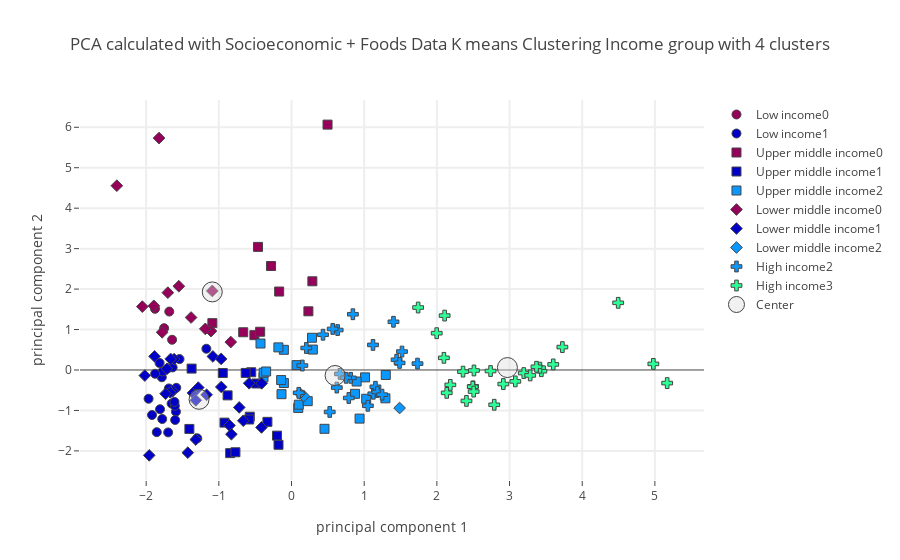

Source (notebook cell):
### Code cell
plot_plotly(socio_pca_dropped_df,"Income group",income_centers_socio,4,"Socioeconomic + Foods",'')

### Figure 1 — Plotly figure (JSON) as saved in the notebook; plotly's stock layout.template omitted (floating-point values rounded to 4 significant figures)
{"data": [{"marker": {"color": "rgb(150,0,90)", "line": {"width": 1}, "size": 9, "symbol": 0}, "mode": "markers", "name": "Low income0", "text": ["Haiti", "Rwanda", "Sierra Leone", "Uganda"], "type": "scatter", "uid": "61ceaae9-eb5e-44ab-8ddd-72df94b59d7c", "x": [-1.753, -1.878, -1.643, -1.682], "y": [1.034, 1.513, 0.7478, 1.444]}, {"marker": {"color": "rgb(0,0,200)", "line": {"width": 1}, "size": 9, "symbol": 0}, "mode": "markers", "name": "Low income1", "text": ["Afghanistan", "Benin", "Burkina Faso", "Central African Republic", "Chad", "Ethiopia", "Gambia", "Guinea", "Guinea-Bissau", "Liberia", "Madagascar", "Malawi", "Mali", "Mozambique", "Nepal", "Niger", "Senegal", "Tajikistan", "Togo", "United Republic of Tanzania", "Yemen", "Zimbabwe"], "type": "scatter", "uid": "6821f55a-233b-4ce1-a735-485dc7b8f3e2", "x": [-1.697, -1.541, -1.854, -1.171, -1.809, -1.92, -1.65, -1.784, -1.815, -1.7, -1.688, -1.967, -1.297, -1.772, -1.779, -1.59, -1.585, -1.605, -1.877, -1.635, -1.601, -1.61], "y": [-1.543, 0.2693, -1.537, 0.5252, -0.97, -1.113, -0.8311, -0.1804, 0.1723, 0.04394, -0.4558, -0.7106, -1.688, -0.03611, -1.212, -1.03, -0.4406, -0.8857, -0.09294, 0.06345, -1.236, -0.7892]}, {"marker": {"color": "rgb(10,152,255)", "line": {"width": 1}, "size": 9, "symbol": 0}, "mode": "markers", "name": "Low income2", "text": [], "type": "scatter", "uid": "121a36fb-fb27-4fd0-a24e-16379476f33a", "x": [], "y": []}, {"marker": {"color": "rgb(44,255,150)", "line": {"width": 1}, "size": 9, "symbol": 0}, "mode": "markers", "name": "Low income3", "text": [], "type": "scatter", "uid": "40394d08-1f4c-41ec-afec-992563fbf608", "x": [], "y": []}, {"marker": {"color": "rgb(150,0,90)", "line": {"width": 1}, "size": 9, "symbol": 1}, "mode": "markers", "name": "Upper middle income0", "text": ["Dominica", "Dominican Republic", "Fiji", "Grenada", "Jamaica", "Malaysia", "Maldives", "Saint Lucia", "Samoa", "Thailand"], "type": "scatter", "uid": "d37faddf-418b-4096-a9ce-6444694ad9ab", "x": [-0.2816, -0.5108, -0.6646, -0.1699, -0.4315, -0.4608, 0.4958, 0.2324, 0.2869, -1.089], "y": [2.571, 0.861, 0.9326, 1.939, 0.9456, 3.043, 6.065, 1.451, 2.193, 1.158]}, {"marker": {"color": "rgb(0,0,200)", "line": {"width": 1}, "size": 9, "symbol": 1}, "mode": "markers", "name": "Upper middle income1", "text": ["Algeria", "Azerbaijan", "Belize", "Bosnia and Herzegovina", "Botswana", "Cuba", "Guatemala", "Iran (Islamic Republic of)", "Iraq", "Jordan", "Namibia", "Peru", "South Africa", "Turkey", "Turkmenistan"], "type": "scatter", "uid": "3c22e6c5-8b03-4bf3-bf74-ebf0224375a3", "x": [-0.8441, -0.7716, -0.5541, -0.5742, -0.8796, -0.4839, -1.375, -0.9224, -1.405, -0.5828, -0.9454, -0.6306, -0.3317, -0.1997, -0.1789], "y": [-2.056, -2.033, -0.05601, -1.155, -0.6274, -0.3338, 0.03483, -1.301, -1.457, -1.224, -0.07411, -0.07271, -1.282, -1.623, -1.849]}, {"marker": {"color": "rgb(10,152,255)", "line": {"width": 1}, "size": 9, "symbol": 1}, "mode": "markers", "name": "Upper middle income2", "text": ["Albania", "Armenia", "Belarus", "Brazil", "Bulgaria", "China, mainland", "Colombia", "Costa Rica", "Ecuador", "Gabon", "Guyana", "Kazakhstan", "Lebanon", "Mauritius", "Mexico", "Montenegro", "Paraguay", "Romania", "Russian Federation", "Saint Vincent and the Grenadines", "Serbia", "Suriname", "Venezuela (Bolivarian Republic of)"], "type": "scatter", "uid": "2eb71486-ad26-4396-8db5-1ea96fc54af4", "x": [0.9365, 0.09279, 1.012, 1.297, 0.1, -0.3854, 0.06953, 0.2934, -0.1052, -0.1806, -0.3831, 1.028, -0.4267, -0.1048, 0.2231, 1.292, -0.1425, 0.4538, 0.8732, 0.2824, -0.1376, -0.3493, 0.8962], "y": [-1.202, -0.9383, -0.1822, -0.123, -0.8579, -0.1792, 0.12, 0.5053, 0.4987, 0.5589, -0.06744, -0.7117, 0.6543, -0.3221, -0.7706, -0.7003, -0.2492, -1.454, -0.5896, 0.797, -0.5981, -0.03713, -0.2852]}, {"marker": {"color": "rgb(44,255,150)", "line": {"width": 1}, "size": 9, "symbol": 1}, "mode": "markers", "name": "Upper middle income3", "text": [], "type": "scatter", "uid": "ff5ad629-b09c-4163-a9a7-124c29f317cf", "x": [], "y": []}, {"marker": {"color": "rgb(150,0,90)", "line": {"width": 1}, "size": 9, "symbol": 2}, "mode": "markers", "name": "Lower middle income0", "text": ["Congo (note no data in Food suppley tables for DRC)", "CÃƒÂ´te d'Ivoire", "Ghana", "Indonesia", "Kiribati", "Myanmar", "Philippines", "Sao Tome and Principe", "Solomon Islands", "Sri Lanka", "Vanuatu", "Viet Nam"], "type": "scatter", "uid": "afd43dec-7099-4660-a1a4-a5ae1f2c24aa", "x": [-1.108, -2.053, -1.702, -1.78, -1.822, -0.8358, -1.55, -2.404, -1.382, -1.894, -1.09, -1.186], "y": [0.9615, 1.566, 1.912, 0.9317, 5.733, 0.691, 2.071, 4.556, 1.297, 1.586, 1.953, 1.016]}, {"marker": {"color": "rgb(0,0,200)", "line": {"width": 1}, "size": 9, "symbol": 2}, "mode": "markers", "name": "Lower middle income1", "text": ["Angola", "Bangladesh", "Bolivia (Plurinational State of)", "Cabo Verde", "Cambodia", "Cameroon", "Egypt", "El Salvador", "Georgia", "Honduras", "India", "Kenya", "Kyrgyzstan", "Lao People's Democratic Republic", "Lesotho", "Mauritania", "Morocco", "Nicaragua", "Nigeria", "Pakistan", "Eswatini", "Timor-Leste", "Tunisia", "Uzbekistan", "Zambia"], "type": "scatter", "uid": "6cf51916-752c-4836-b196-f67e44772730", "x": [-1.082, -2.018, -0.4103, -0.5825, -1.616, -1.663, -1.427, -0.9683, -0.8532, -0.9662, -1.634, -1.356, -0.4132, -1.667, -1.958, -0.6634, -1.317, -1.169, -1.884, -0.7191, -1.317, -1.713, -1.283, -0.8269, -1.733], "y": [0.3348, -0.1371, -0.3301, -0.3287, 0.268, 0.2718, -2.044, 0.2742, -1.37, -0.42, -0.5239, -0.5668, -1.42, -0.5517, -2.111, -1.255, -1.719, -0.6127, 0.3372, -0.9256, -0.7509, 0.02994, -0.4353, -1.588, -0.5874]}, {"marker": {"color": "rgb(10,152,255)", "line": {"width": 1}, "size": 9, "symbol": 2}, "mode": "markers", "name": "Lower middle income2", "text": ["Mongolia", "Sudan", "Ukraine"], "type": "scatter", "uid": "19734f96-e8f1-4b85-8ead-f8e38d1eb5cc", "x": [0.1701, 1.487, 0.1144], "y": [-0.6468, -0.94, -0.5779]}, {"marker": {"color": "rgb(44,255,150)", "line": {"width": 1}, "size": 9, "symbol": 2}, "mode": "markers", "name": "Lower middle income3", "text": [], "type": "scatter", "uid": "d2506d9e-1715-499a-8352-15264d701a7f", "x": [], "y": []}, {"marker": {"color": "rgb(150,0,90)", "line": {"width": 1}, "size": 9, "symbol": 3}, "mode": "markers", "name": "High income0", "text": [], "type": "scatter", "uid": "d578ef06-1f0f-4c96-9bec-d1f22f0daec7", "x": [], "y": []}, {"marker": {"color": "rgb(0,0,200)", "line": {"width": 1}, "size": 9, "symbol": 3}, "mode": "markers", "name": "High income1", "text": [], "type": "scatter", "uid": "935d78d2-8d55-44b1-8a5d-55337aeb8020", "x": [], "y": []}, {"marker": {"color": "rgb(10,152,255)", "line": {"width": 1}, "size": 9, "symbol": 3}, "mode": "markers", "name": "High income2", "text": ["Antigua and Barbuda", "Barbados", "Brunei Darussalam", "Chile", "Croatia", "Cyprus", "Czechia", "Estonia", "Greece", "Hungary", "Italy", "Latvia", "Lithuania", "Oman", "Panama", "Poland", "Portugal", "Republic of Korea", "Saint Kitts and Nevis", "Saudi Arabia", "Slovakia", "Slovenia", "Trinidad and Tobago", "United Arab Emirates"], "type": "scatter", "uid": "fc41a1d4-4ecd-4d2e-b8c8-0d69c39616e5", "x": [0.8448, 0.6348, 1.52, 1.126, 0.6674, 1.121, 1.155, 1.05, 1.446, 0.6233, 1.487, 0.8152, 1.734, 0.7516, 0.1491, 0.7881, 1.403, 0.567, 0.4334, 0.5257, 0.0993, 1.182, 0.2032, 1.246], "y": [1.378, 0.9877, 0.4556, -0.5868, -0.09693, 0.6197, -0.4149, -0.8846, 0.2527, -0.4345, 0.1751, -0.1941, 0.1574, -0.1935, 0.1098, -0.6921, 1.192, 1.015, 0.8713, -1.038, -0.5645, -0.5447, 0.5441, -0.6096]}, {"marker": {"color": "rgb(44,255,150)", "line": {"width": 1}, "size": 9, "symbol": 3}, "mode": "markers", "name": "High income3", "text": ["Argentina", "Australia", "Austria", "Bahamas", "Belgium", "Canada", "Denmark", "Finland", "France", "Germany", "Iceland", "Ireland", "Israel", "Japan", "Kuwait", "Luxembourg", "Malta", "Netherlands", "New Zealand", "Norway", "Spain", "Sweden", "Switzerland", "United Kingdom", "United States of America", "Uruguay"], "type": "scatter", "uid": "b75576ec-9b99-478c-b9d6-9d14fa3b3b09", "x": [2.136, 3.601, 2.499, 1.998, 5.169, 2.36, 2.739, 3.08, 2.51, 2.494, 4.495, 2.506, 2.915, 2.107, 2.789, 4.979, 3.438, 3.419, 2.097, 3.727, 1.742, 3.371, 3.196, 2.185, 3.284, 2.407], "y": [-0.5656, 0.1377, -0.4041, 0.9095, -0.3243, -0.0409, -0.0258, -0.2819, -0.01235, -0.4146, 1.66, -0.5334, -0.3477, 1.345, -0.8598, 0.1507, -0.02945, 0.0571, 0.3004, 0.5664, 1.544, 0.07984, -0.07609, -0.3679, -0.1346, -0.7645]}, {"marker": {"color": "rgba(220, 220, 220, .4)", "line": {"width": 1}, "size": 20}, "mode": "markers", "name": "Center", "type": "scatter", "uid": "14359d53-09e8-496d-a973-3ecae6665ea7", "x": [-1.091, -1.272, 0.5996, 2.971], "y": [1.93, -0.725, -0.1359, 0.06029]}], "layout": {"hovermode": "closest", "showlegend": true, "title": {"text": "PCA calculated with Socioeconomic + Foods Data K means Clustering Income group with 4 clusters"}, "xaxis": {"gridwidth": 2, "ticklen": 5, "title": {"text": "principal component 1"}, "zeroline": false}, "yaxis": {"gridwidth": 2, "ticklen": 5, "title": {"text": "principal component 2"}}}}
